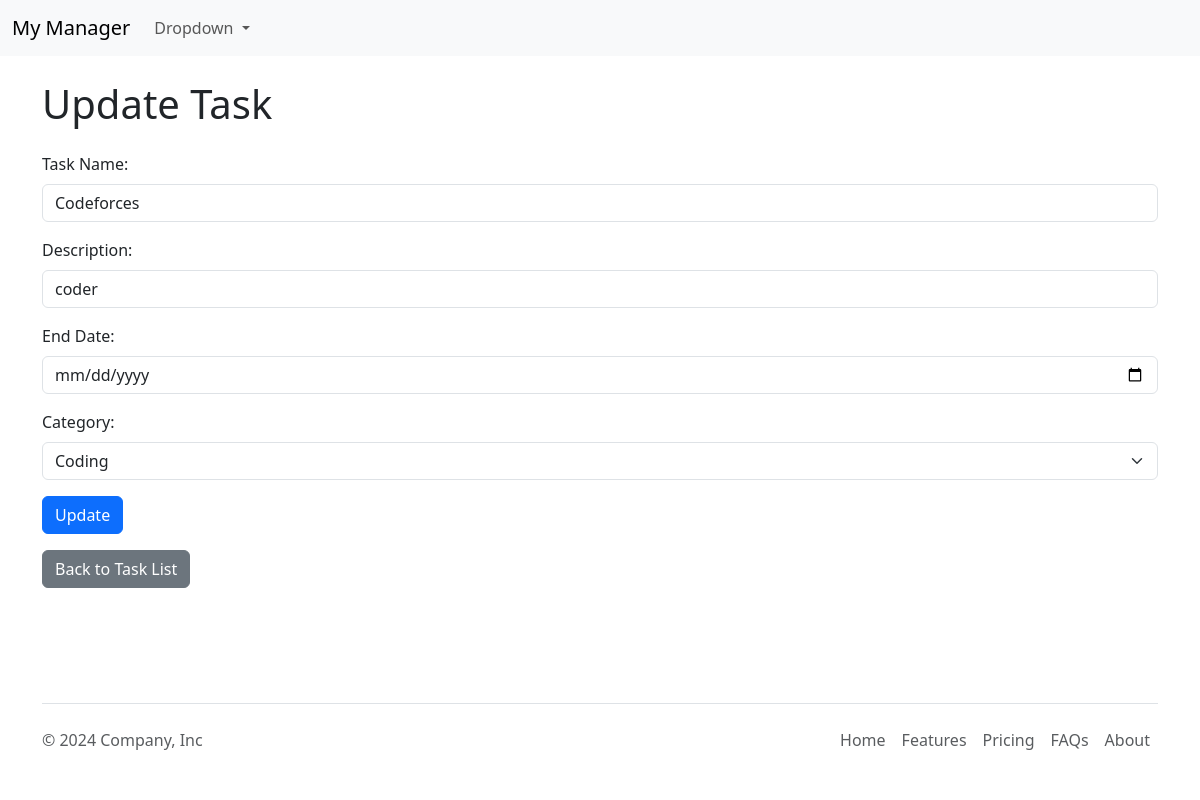
/update_task/3/, run on an earlier commit of the app's database.
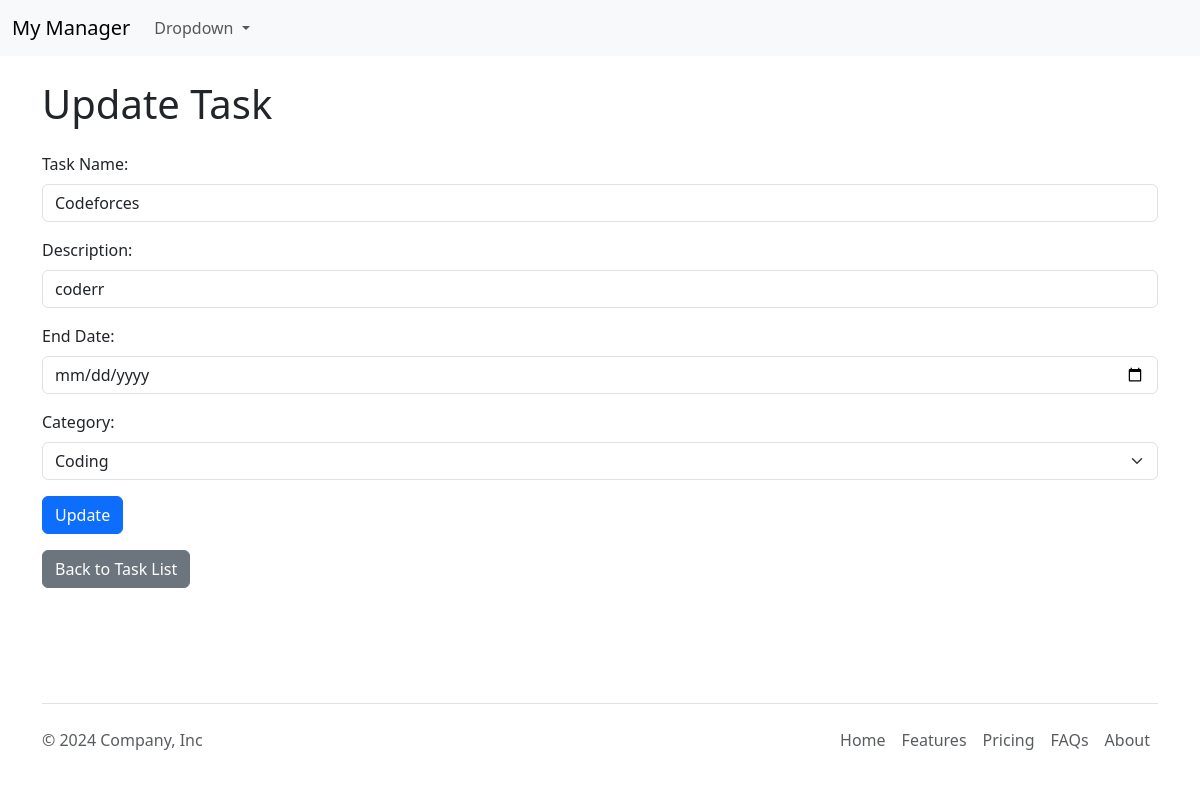
And on a later commit of the database.
### Todo/models.py (models this page shows, shortened)
class Task(models.Model):
    STATUS_CHOICES = [
        ('PENDING', 'PENDING'),
        ('IN PROGRESS', 'IN PROGRESS'),
        ('COMPLETED', 'COMPLETED'),
    ]
    title = models.CharField(max_length=100)
    description = models.TextField(null=True, blank=True)
    status = models.CharField(max_length=11, choices=STATUS_CHOICES, default='PENDING')
    priority = models.IntegerField(null=True, blank=True, validators=[MinValueValidator(1), MaxValueValidator(10)])
    end_date = models.DateField(null=True, blank=True)
    created_at = models.DateTimeField(auto_now_add=True)
    updated_at = models.DateTimeField(auto_now=True)
    category = models.ForeignKey(Category, on_delete=models.CASCADE)

class Category(models.Model):
    name = models.CharField(max_length=100, unique=True)
    description = models.TextField(null=True, blank=True)

### Todo/views.py (the view, shortened to what this page needs)
# urls.py: path('update_task/<int:task_id>/', update_task, name='update_task'),
def update_task(request, task_id):
    task = get_object_or_404(Task, id=task_id)
    categories = Category.objects.all()
    context = {
        'task': task,
        'categories': categories
    }
    return render(request, 'Todo/update_task.html', context)

### templates/Todo/update_task.html (shortened to what this page needs)
{% extends 'Todo/component/base.html' %}
{% block content %}
<div class="container mt-4">
    <h1 class="mb-4">Update Task</h1>
    <form action="" method="post">
        <div class="mb-3">
            <label for="name" class="form-label">Task Name:</label>
            <input type="text" id="name" name="name" class="form-control" value="{{ task.title }}">
        </div>
        <div class="mb-3">
            <label for="description" class="form-label">Description:</label>
            <input type="text" id="description" name="description" class="form-control" value="{{ task.description }}">
        </div>
        <div class="mb-3">
            <label for="end_date" class="form-label">End Date:</label>
            <input type="date" id="end_date" name="end_date" class="form-control" value="{{ task.end_date }}">
        </div>
        <div class="mb-3">
            <label for="category" class="form-label">Category:</label>
            <select id="category" name="category" class="form-select">
                {% for category in categories %}
                    <option value="{{ category.id }}" {% if task.category.id == category.id %}selected{% endif %}>{{ category.name }}</option>
                {% endfor %}
            </select>
        </div>
        <button type="submit" class="btn btn-primary">Update</button>
    </form>
    <a href="{% url 'index' %}" class="btn btn-secondary mt-3">Back to Task List</a>
</div>
{% endblock %}

What changed in the data, as far as the page shows it:
changed Task "Codeforces": description "coder" → "coderr"
